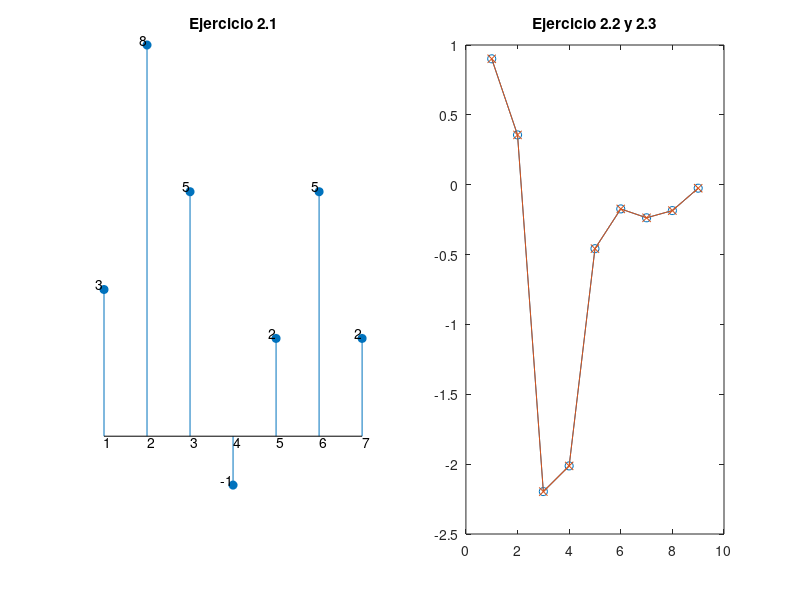

The MATLAB source for this figure:
% <------- Guia 3 - Ejercicio 2 ----------->
clc

% punto 1

x = [3, 2, -2, 1, 2]; % señal
h = [1, 2, 1]; % kernel
M = length(x); % longitud e la secuencia de entrada
N = length(h); % longitud del kernel
y = zeros(1, N+M-1); % vector resultado
r_des = zeros(1, N); % registro de desplazamiento
x_ext = [x, zeros(1, N-1)]; % vector x extendido

for n = 1:M+N-1
  r_des = [x_ext(n), r_des(1:N-1)]; % llena el registro de desplazamiento con las ultimas N muestras de x
  for i = 1:N
    y(n) = y(n) + ( h(i) * r_des(i) ); % sumatoria de convolución
  end
end

%figure(1);
clf;
subplot(1,2,1);
stem(y,'filled') % graficas de secuencias
title ('Ejercicio 2.1');

% modificaciones para los ejes
axis off;
for l = 1:M+N-1
  text (l, y(l), mat2str(y(l)),'horizontalalignment','right','verticalalignment','bottom')
  text (l, 0,  int2str(l),'verticalalignment','top')
end


% punto 2

x2 = randn(1,7);% nueva secuencia de 7 elementos
M2 = length(x2); % longitud e la secuencia de entrada
y2 = zeros(1, N+M2-1); % vector resultado
r_des = zeros(1, N); % reinicializa el registro de desplazamiento
x2_ext = [x2, zeros(1, N-1)]; % vector x2 extendido

for n = 1:M2+N-1
  r_des = [x2_ext(n), r_des(1:N-1)]; % llena el registro de desplazamiento con las ultimas N muestras de x2
  for i = 1:N
    y2(n) = y2(n) + ( h(i) * r_des(i) ); % sumatoria de convolución
  end
end

%figure(2);
subplot(1,2,2);
plot(y2,'o-') % graficas de secuencias

y2_conv = conv(x2, h); % usando el operador convolucion
hold all;
plot(y2_conv,'x-')
title ('Ejercicio 2.2 y 2.3');

% punto 3

x3 = randn(1,1000); % nuevo vector señal
h3 = randn(1,1000); % nuevo vector kernel
M3 = length(x3); % longitud e la secuencia de entrada
N3 = length(h3); % longitud del kernel
y3 = zeros(1, N3+M3-1); % nuevo vector resultado
r_des = zeros(1, N3); % reinicializa el registro de desplazamiento
x3_ext = [x3, zeros(1, N3-1)]; % vector x extendido

tic();
for n = 1:M3+N3-1
  r_des = [x3_ext(n), r_des(1:N3-1)]; % llena el registro de desplazamiento con las ultimas N muestras de x3
  h3t = h3'; %matriz transpuesta (N3 filas, 1 columna)
  y3(n) = r_des * h3t;
end
t_mat = toc(); % tiempo para la convolucion matricial

% reinicializa los vectores para la convolucion matricial
y3 = zeros(1, N3+M3-1); % vector resultado
r_des = zeros(1, N3); % registro de desplazamiento
x3_ext = [x3, zeros(1, N3-1)]; % vector x extendido

tic();
for n = 1:M3+N3-1
  r_des = [x3_ext(n), r_des(1:N3-1)]; % llena el registro de desplazamiento con las ultimas N muestras de x3
  for i = 1:N3
    y3(n) = y3(n) + ( h3(i) * r_des(i) ); % sumatoria de convolución
  end
end
t_for = toc (); % tiempo para la convolucion con bucle

printf("tiempo para la convolucion utilizando matrices: %d segundos \n", t_mat)
printf("tiempo para la convolucion utilizando iteraciones: %d segundos \n", t_for)

%%%%%%%%%%%%%%%%%%%%%%%%%%%%%%%%%%%%%%%%%%%%%%%%%%%%%%%%%%%%%%%%%%%%%%%
% tiempo para la convolucion utilizando matrices: 0.0453 segundos     %
% tiempo para la convolucion utilizando iteraciones: 26.1659 segundos %
%%%%%%%%%%%%%%%%%%%%%%%%%%%%%%%%%%%%%%%%%%%%%%%%%%%%%%%%%%%%%%%%%%%%%%%
